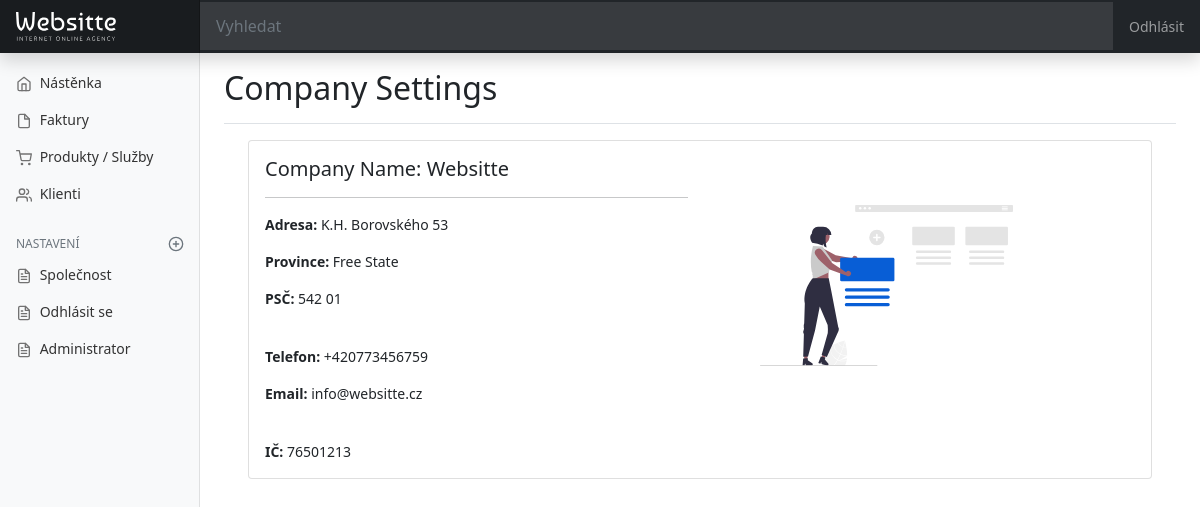
/invoice/company/settings, run on the app's committed database.
### invoice/models.py (models this page shows, shortened)
class Settings(models.Model):
    PROVINCES = [
    ('Gauteng', 'Gauteng'),
    ('Free State', 'Free State'),
    ('Limpopo', 'Limpopo'),
    ]
    clientName = models.CharField(null=True, blank=True, max_length=200)
    clientLogo = models.ImageField(default='default_logo.jpg', upload_to='company_logos')
    addressLine1 = models.CharField(null=True, blank=True, max_length=200)
    province = models.CharField(choices=PROVINCES, blank=True, max_length=100)
    postalCode = models.CharField(null=True, blank=True, max_length=10)
    phoneNumber = models.CharField(null=True, blank=True, max_length=100)
    emailAddress = models.CharField(null=True, blank=True, max_length=100)
    taxNumber = models.CharField(null=True, blank=True, max_length=100)
    uniqueId = models.CharField(null=True, blank=True, max_length=100)
    slug = models.SlugField(max_length=500, unique=True, blank=True, null=True)
    date_created = models.DateTimeField(blank=True, null=True)
    last_updated = models.DateTimeField(blank=True, null=True)

### invoice/views.py (the view)
# urls.py: path('company/settings',views.companySettings, name='company-settings'),
def companySettings(request):
    company = Settings.objects.get(clientName='Websitte')
    context = {'company': company}
    return render(request, 'invoice/company-settings.html', context)

### templates/invoice/company-settings.html (shortened to what this page needs)
{% extends 'partials/base.html' %}
{% load static %}
{% load crispy_forms_tags %}
{% block main %}
  <div class="d-flex justify-content-between flex-wrap flex-md-nowrap align-items-center pt-3 pb-2 mb-3 border-bottom">
    <h1 class="h2">Company Settings</h1>
  </div>
  <div class="container">
    <div class="card">
      <div class="card-body">
        <div class="row">
          <div class="col-lg-6">
            <h5 class="card-title">Company Name: {{company.clientName}}</h5>
            <hr>
            <p class="card-text"><strong>Adresa:</strong> {{company.addressLine1}}</p>
            <p class="card-text"><strong>Province:</strong> {{company.province}}</p>
            <p class="card-text"><strong>PSČ:</strong> {{company.postalCode}}</p>
            <br>
            <p class="card-text"><strong>Telefon:</strong> {{company.phoneNumber}}</p>
            <p class="card-text"><strong>Email:</strong> {{company.emailAddress}}</p>
            <br>
            <p class="card-text"><strong>IČ:</strong> {{company.taxNumber}}</p>
          </div>
          <div class="col-lg-5">
            <div class="p-5">
            <img class=img-fluid  src="{% static 'assets/img/empty.svg' %}" alt="Skolo Online Learning">
            </div>
          </div>
        </div>
      </div>
    </div>
  </div>
{% endblock %}

### static/assets/css/dashboard.css (style rules this page uses)
body { font-size: .875rem !important; }

### data on the page
Settings: clientName "Websitte", addressLine1 "K.H. Borovského 53", province "Free State", postalCode "542 01", phoneNumber "+420773456759", emailAddress "info@websitte.cz", taxNumber "76501213"
